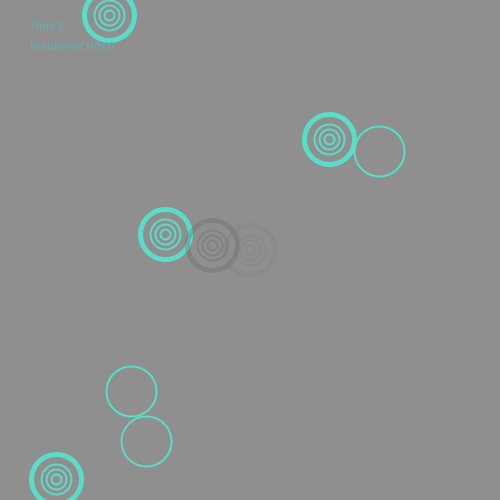
Frame 1 (no input)
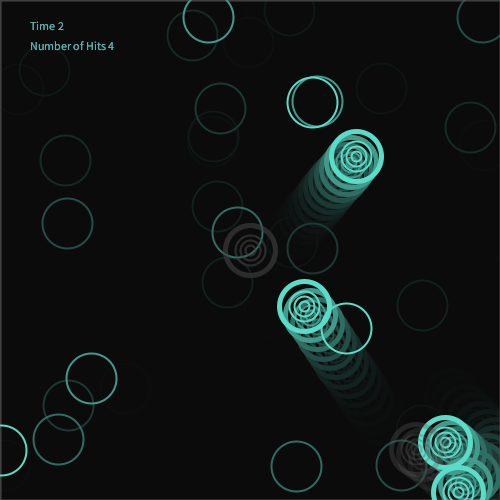
Frame 60 (the mouse pressed at the canvas centre just before this capture)
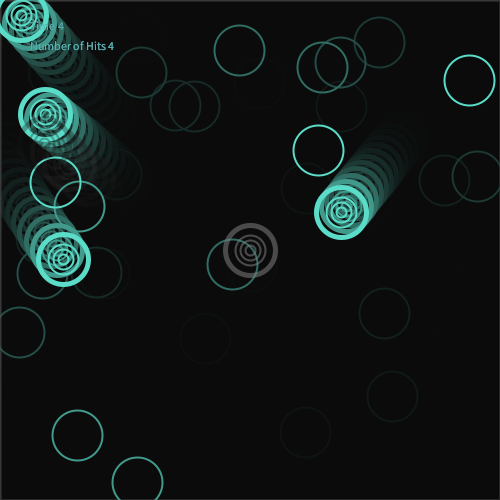
Frame 120 (the mouse held since frame 60 and released just before this capture)

The Processing sketch that drew these frames (run headless with seeded random() and noise(); from frame 60 on, the mouse is pressed at the canvas centre):

// Processing sketch: processing_118200
// ── processing_118200.pde

// Hyun Jean Kwon
// © Hyun Jean Kwon Fall 2013, Pittsburgh, PA
// HW8 Course 60257


float x;
float x1, y1, sz1, dx1, dy1;
float x2, y2, sz2, dx2, dy2;
float x3, y3, sz3, dx3, dy3;
float x4, y4, sz4, dx4, dy4;
float x5, y5, sz5, dx5, dy5;
float x6, y6, sz6, dx6, dy6;
int hits;
int showTime;

void setup()
{
  rectMode(CENTER);
  smooth();
  noStroke();
  frameRate(35);
  size(500, 500);
  
  x = 35;
  x1 = random(width);
  y1 = random(height);
  sz1 = random( 20, 60);
  dx1 = random( 5, 10);
  dy1 = random( 5, 10);
  
  x2 = random(width);
  y2 = random(height);
  sz2 = random( 20, 60);
  dx2 = random( 5, 10);
  dy2 = random( 5, 10);
  
  x3 = random(width);
  y3 = random(height);
  sz3 = random( 20, 60);
  dx3 = random( 5, 10);
  dy3 = random( 5, 10);
  
  x4 = random(width);
  y4 = random(height);
  sz4 = random( 20, 60);
  dx4 = random( 5, 10);
  dy4 = random( 5, 10);
  
  x5 = random(width);
  y5 = random(height);
  sz5 = random( 20, 60);
  dx5 = random( 5, 10);
  dy5 = random( 5, 10);
  
  x6 = (250);
  y6 = (250);
  sz6 = random( 20, 60);
  dx6 = random( 5, 10);
  dy6 = random( 5, 10);
}

void draw()
{ prepWindow();

  moveFig1();
  drawFig1();
  
  moveFig2();
  drawFig2();
  
  moveFig3();
  drawFig3();
  
  moveFig4();
  drawFig4();
  
  figure();
  
  moveFig5();
  drawFig5();
  
  moveFig6();
  drawFig6();
  
  showStats();
  showTime();
  
  checkCollision();
  gameover();
}


void prepWindow()
{ fill(10, 80);
  rect(width/2, height/2, width, height);
}


void drawFig1()
{
  noFill();
  stroke(90, 220, 200);
  strokeWeight(5);
  ellipse(x1, y1, 50, 50);
  strokeWeight(2);
  ellipse(x1, y1, 30, 30);
  ellipse(x1, y1, 20, 20);
  ellipse(x1, y1, 10, 10);
}
void moveFig1()
{
  x1 += dx1;
  y1 += dy1;
    if (x1 > width || x1 < 0)
 {
   dx1 = -dx1;
   x1 += dx1;
  }
    else if (y1 > height|| y1 < 0)
  {
    dy1 = -dy1;
    y1 += dy1;
  }}


void drawFig2()
{
  noFill();
  stroke(90, 220, 200);
  strokeWeight(5);
  ellipse(x2, y2, 50, 50);
  strokeWeight(2);
  ellipse(x2, y2, 30, 30);
  ellipse(x2, y2, 20, 20);
  ellipse(x2, y2, 10, 10);
  }
void moveFig2()
{
 x2 += dx2;
 y2 += dy2;
    if (x2 > width || x2 < 0)
 {
   dx2 = -dx2;
   x2 += dx2;
  }
    else if (y2 > height|| y2 < 0)
  {
    dy2 = -dy2;
    y2 += dy2;
  }}
  
void drawFig3()
{
  noFill();
  stroke(90, 220, 200);
  strokeWeight(5);
  ellipse(x3, y3, 50, 50);
  strokeWeight(2);
  ellipse(x3, y3, 30, 30);
  ellipse(x3, y3, 20, 20);
  ellipse(x3, y3, 10, 10);
}
void moveFig3()
{
  x3 += dx3;
  y3 += dy3;
    if (x3 > width || x3 < 0)
 {
   dx3 = -dx3;
   x3 += dx3;
  }
    else if (y3 > height|| y3 < 0)
  {
    dy3 = -dy3;
    y3 += dy3;
  }}


void drawFig4()
{
  noFill();
  stroke(90, 220, 200);
  strokeWeight(5);
  ellipse(x4, y4, 50, 50);
  strokeWeight(2);
  ellipse(x4, y4, 30, 30);
  ellipse(x4, y4, 20, 20);
  ellipse(x4, y4, 10, 10);
  }
void moveFig4()
{
 x4 += dx4;
 y4 += dy4;
    if (x4 > width || x4 < 0)
 {
   dx4 = -dx4;
   x4 += dx4;
  }
    else if (y4 > height|| y4 < 0)
  {
    dy4 = -dy4;
    y4 += dy4;
  }}
  
void figure()
{
  ellipse(random(0, width), random(0, height), 50, 50);
  ellipse(random(0, width), random(0, height), 50, 50);
  ellipse(random(0, width), random(0, height), 50, 50);
}

void drawFig5()
{
  noFill();
  stroke(random(255), 80);
  strokeWeight(5);
  ellipse(x5, y5, 50, 50);
  strokeWeight(2);
  ellipse(x5, y5, 30, 30);
  ellipse(x5, y5, 20, 20);
  ellipse(x5, y5, 10, 10);
  }
void moveFig5()
{
 x5 += dx5;
 y5 += dy5;
    if (x5 > width || x5 < 0)
 {
   dx5 = -dx5;
   x5 += dx5;
  }
    else if (y5 > height|| y5 < 0)
  {
    dy5 = -dy5;
    y5 += dy5;
  }}
  
void drawFig6()
{
  noFill();
  stroke(random(255), 50);
  strokeWeight(5);
  ellipse(x6, y6, 50, 50);
  strokeWeight(2);
  ellipse(x6, y6, 30, 30);
  ellipse(x6, y6, 20, 20);
  ellipse(x6, y6, 10, 10);
  }
void moveFig6()
{
 if (keyCode == LEFT )
  {x6 = x6 -5;
  }
  else if (keyCode == RIGHT )
  {x6 = x6 +5;
  }
  else if (keyCode == UP )
  {y6 = y6 -5;
  }
  else if (keyCode == DOWN )
  {y6 = y6 +5;
  }}
  
void checkCollision()
{
  float d = dist(x5, y5, x6, y6);
  if ( d <= (sz5/2 + sz6/2)){
  dx5 = dx5;
  dy5 = dy5;
  dx6 = dx6;
  dy6 = dy6;
  dx5 = dx6;
  dy5 = dy6;
    
    hits++; 
}}
    
void keyPressed()
{
  if (key == 'd')
  {frameRate(x++);
  }
  else if (key == 'a')
  {frameRate(x--);
  }
  else if (keyCode == ' ')
  {
    x1 = random(width);
    y1 = random(height);
    dx1 = random(5, 10);
    dy1 = random(5, 10);
    x2 = random(width);
    y2 = random(height);
    dx2 = random(5, 10);
    dy2 = random(5, 10);
    x3 = random(width);
    y3 = random(height);
    dx3 = random(5, 10);
    dy3 = random(5, 10);
    x4 = random(width);
    y4 = random(height);
    dx4 = random(5, 10);
    dy4 = random(5, 10);
  }}

   
void showStats() {
    fill(90, 180, 180);
   text("Number of Hits " + hits, 30, 50);
   }
   
void showTime() {
  fill(90, 180, 180);
  text( "Time " + millis()/1000, 30, 30);
}

void gameover() {
  if ( millis()/1000 > 30) {
  background(10, 100);
  fill(90, 180, 180);
  text( "Score " + hits, 230, 240);
  noFill();
  stroke(90, 220, 200, 30);
  ellipse(random(0, width), random(0, height), 50, 50);
  x5 = 0;
  y5 = 0;
  x6 = 500;
  y6 = 500;
}}
   
